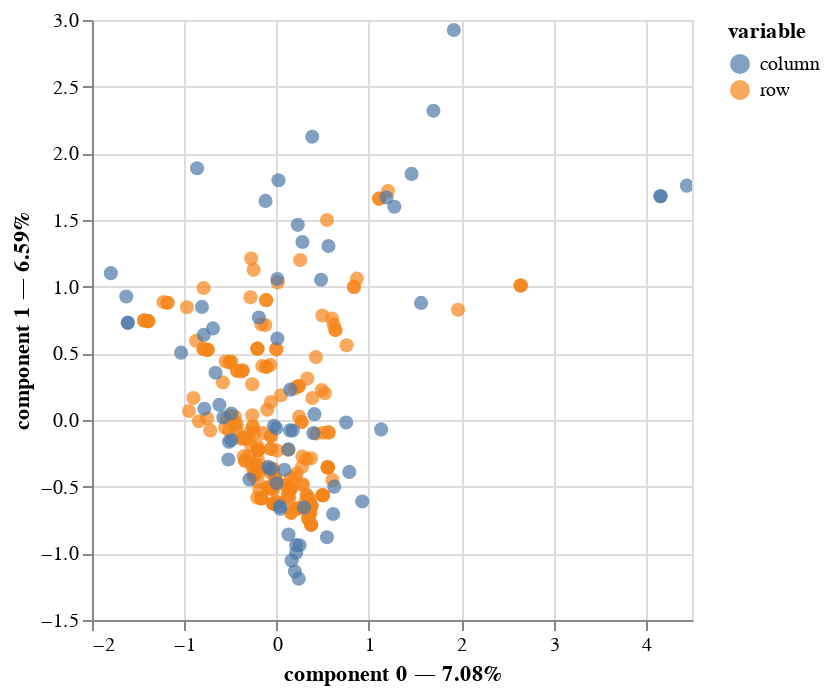

The code cell stored with this chart in its notebook:
### Code cell
# instantiate MCA class
mca = prince.MCA(n_components = 2)
# get principal components
mca = mca.fit(df_cat_attr)
#mca = mca.transform(df[cat_attr])

# project categories onto mca components
# what we want to see is for the points belonging to the same color to be as far apart as possible, for all colors
mca.plot(df[cat_attr])

### Figure 1 — Vega-Lite specification as saved in the notebook (floating-point values rounded to 4 significant figures; data arrays with more than 128 entries replaced by an {"elided": "..."} marker saying what was removed)
{"config": {"view": {"continuousWidth": 300, "continuousHeight": 300}}, "data": {"name": "data-a7b5bec82be185c6279888bf97f20379"}, "mark": {"type": "circle", "size": 50}, "encoding": {"color": {"field": "variable", "type": "nominal"}, "tooltip": [{"field": "variable", "type": "nominal"}, {"field": "value", "type": "nominal"}, {"field": "component 0", "type": "quantitative"}, {"field": "component 1", "type": "quantitative"}], "x": {"axis": {"title": "component 0 — 7.08%"}, "field": "component 0", "scale": {"zero": false}, "type": "quantitative"}, "y": {"axis": {"title": "component 1 — 6.59%"}, "field": "component 1", "scale": {"zero": false}, "type": "quantitative"}}, "params": [{"name": "param_1", "select": {"type": "interval", "encodings": ["x", "y"]}, "bind": "scales"}], "$schema": "https://vega.github.io/schema/vega-lite/v5.14.1.json", "datasets": {"data-a7b5bec82be185c6279888bf97f20379": {"elided": "271 records"}}}
